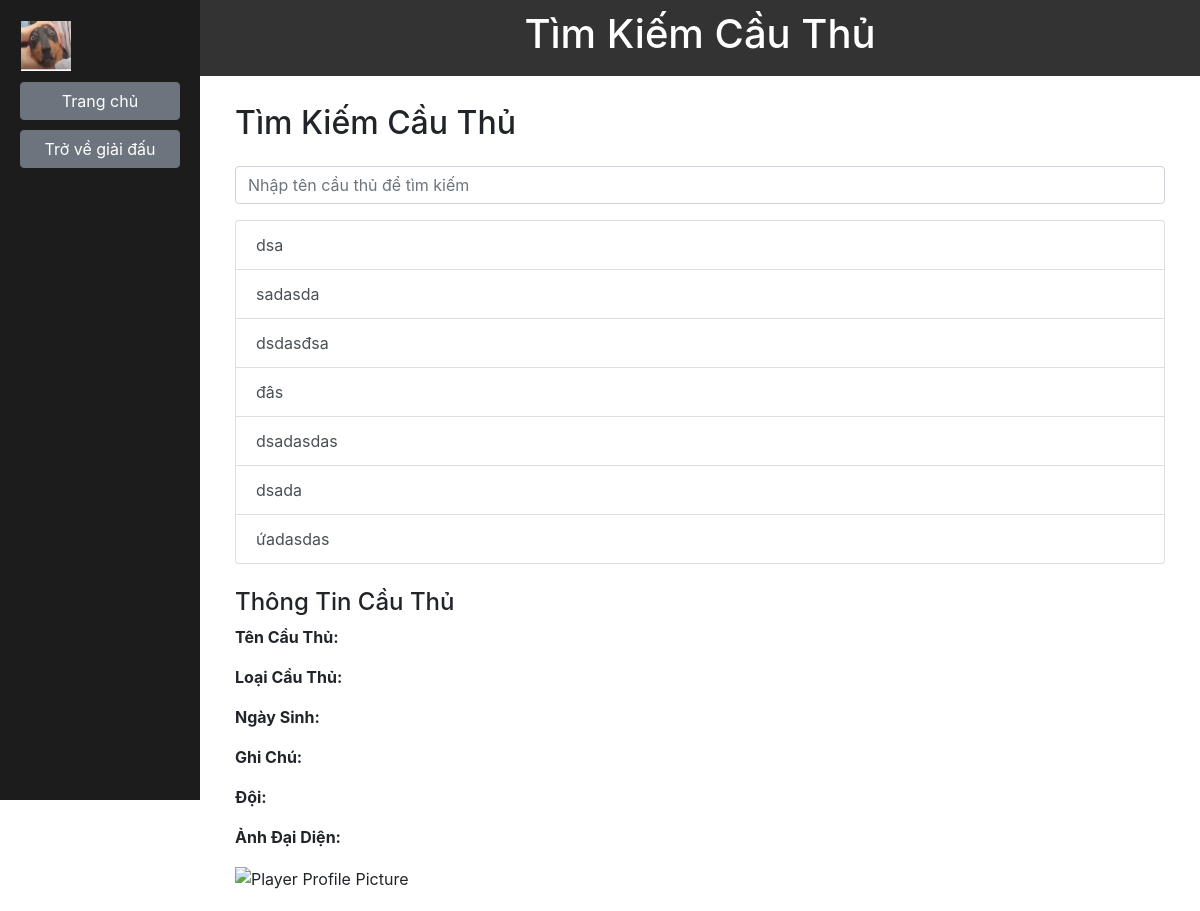
Screenshot of /search-player/1 with the database file from the repository.
### models/player.py (models this page shows)
class Player(db.Model):
    id = db.Column(db.Integer, primary_key=True)
    name = db.Column(db.String(100), nullable=False)
    birthday = db.Column(db.Date, nullable=False)
    player_type = db.Column(db.String(50), nullable=False)
    note = db.Column(db.Text)
    profile_picture = db.Column(db.String(255))
    team_id = db.Column(db.Integer, db.ForeignKey('team.id'), nullable=True)
    total_score = db.Column(db.Integer, default=0, nullable=False)
    season_id = db.Column(db.Integer, db.ForeignKey('season.id'), nullable=False)
    team = db.relationship('Team', backref=db.backref('players', lazy=True))

### routes/player_routes.py (the view)
    @app.route('/search-player/<int:season_id>', methods=['GET'])
    def search_player(season_id):
        players = Player.query.filter_by(season_id=season_id).all()
        players_with_team_name = []
        for player in players:
            team = Team.query.get(player.team_id)
            team_name = team.name if team else 'Unknown'
            player_info = {
                'id': player.id,
                'name': player.name,
                'player_type': player.player_type,
                'birthday': player.birthday.strftime('%Y-%m-%d') if player.birthday else 'Unknown',
                'note': player.note,
                'profile_picture': player.profile_picture,
                'team_name': team_name
            }
            players_with_team_name.append(player_info)
        return render_template('search_player.html', players=players_with_team_name, season_id=season_id)

### templates/search_player.html (shortened to what this page needs)
{% extends "base.html" %}
{% block title %}Tìm Kiếm Cầu Thủ{% endblock %}
{% block sidebar %}
    <button class="btn btn-secondary btn-block" onclick="window.location.href='/'">Trang chủ</button>
    <button class="btn btn-secondary btn-block" onclick="window.location.href='{{ url_for('view_season', season_id=season_id) }}'">Trở về giải đấu</button>
{% endblock %}
{% block content %}
<div class="container mt-4">
    <h2 class="mb-4">Tìm Kiếm Cầu Thủ</h2>
    <div class="form-group">
        <input type="text" class="form-control" id="searchInput" placeholder="Nhập tên cầu thủ để tìm kiếm">
    </div>
    <div id="playerList" class="list-group">
        {% for player in players %}
        <a href="#" class="list-group-item list-group-item-action" onclick="showPlayerInfo('{{ player.id }}', '{{ player.name }}', '{{ player.player_type }}', '{{ player.birthday }}', '{{ player.note }}', '{{ player.profile_picture }}', '{{ player.team_name }}')">
            {{ player.name }}
        </a>
        {% endfor %}
    </div>
    <div id="playerInfo" class="mt-4">
        <h4>Thông Tin Cầu Thủ</h4>
        <div id="playerDetails">
            <p><strong>Tên Cầu Thủ:</strong> </p>
            <p><strong>Loại Cầu Thủ:</strong> </p>
            <p><strong>Ngày Sinh:</strong> </p>
            <p><strong>Ghi Chú:</strong> </p>
            <p><strong>Đội:</strong> </p>
            <p><strong>Ảnh Đại Diện:</strong></p>
            <img id="playerProfilePicture" src="" alt="Player Profile Picture" class="img-fluid square-img">
        </div>
    </div>
</div>
{% endblock %}

### templates/base.html (style rules this page uses)
body { margin: 0; padding: 0; background-color: #fff; }
.sidebar button { margin-bottom: 10px; }

### templates/search_player.html (style rules this page uses)
.square-img { width: 150px; height: 150px; object-fit: cover; }

### rows the page displays
Player: name "dsa"
Player: name "sadasda"
Player: name "dsdasđsa"
Player: name "đâs"
Player: name "dsadasdas"
Player: name "dsada"
Player: name "ứadasdas"
